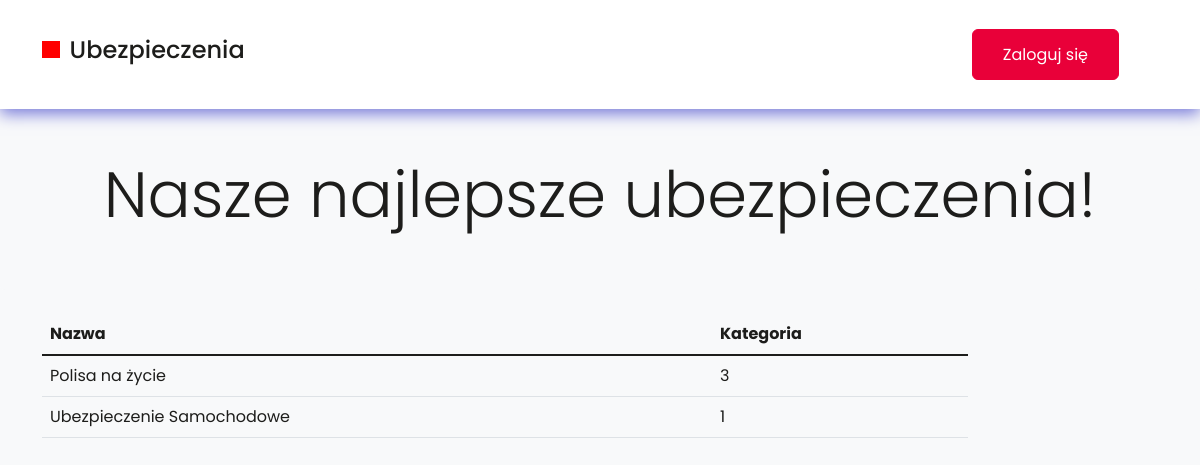
The page / on the database its author committed.
### ubezpieczenia/models.py (models this page shows, shortened)
class Ubezpieczenie(models.Model):
    tytul = models.CharField(max_length=64, blank=True)
    opis = models.TextField(default="")
    premiera = models.DateField(null=True, blank=True)
    data_zakonczenia = models.DateField(null=True, blank=True)
    znizka = models.DecimalField(max_digits=4, decimal_places=2,
                                      null=True, blank=True)
    KATEGORIA = {
        (0, 'Inne'),
        (1, 'Samochód'),
        (2, 'Dom'),
        (3, 'Zdrowotne'),
        (4, 'Elektronika'),
    }
    kategoria = models.PositiveSmallIntegerField(default=0, choices=KATEGORIA)
    plakat = models.ImageField(upload_to="plakaty")

### ubezpieczenia/views.py (the view)
# urls.py: path('', index, name="index"),
def index(request, type='none'):
    if type=='none':
        wszystkie = Ubezpieczenie.objects.all()
    else:
        wszystkie = Ubezpieczenie.objects.kategoria()
    return render(request, 'index.html', {'ubezpieczenie': wszystkie})

### templates/index.html (shortened to what this page needs)
<!DOCTYPE html>
<html lang="en">
  <head>
    <link rel="stylesheet" href="./style.css" />
    <link
      href="https://cdn.jsdelivr.net/npm/bootstrap@5.1.3/dist/css/bootstrap.min.css"
      rel="stylesheet"
    />
  </head>
  <body>
    {% include "nav.html" %}
    <div class="container"><div class="row">
      <div class="col-md-10">
        <table class="table">
          <thead>
            <tr>
              <th>Nazwa</th>
              <th>Kategoria</th>
            </tr>
          </thead>
          <tbody>
            {% for ubezpieczenie in ubezpieczenie %}
            <tr>
              <td><a href="{% url 'ubezpieczenie' ubezpieczenie.id %}">{{ ubezpieczenie.tytul}}</a></td>
              <td>{{ ubezpieczenie.kategoria}}</td>
            </tr>
                {% endfor %}
          </tbody>
        </table>
      </div>
    </div>
  </body>
</html>

### styles/style.css (style rules this page uses)
body { color: black; margin: 0; font-family: 'Poppins', sans-serif; --bs-bg-opacity: 1; background-color: rgba(var(--bs-light-rgb), var(--bs-bg-opacity)) !important; }
* { color: #1d1d1b; }
a { text-decoration: none !important; color: #1d1d1b; }

### rows shown on the page
Ubezpieczenie: tytul "Polisa na życie", kategoria "3"
Ubezpieczenie: tytul "Ubezpieczenie Samochodowe", kategoria "1"
